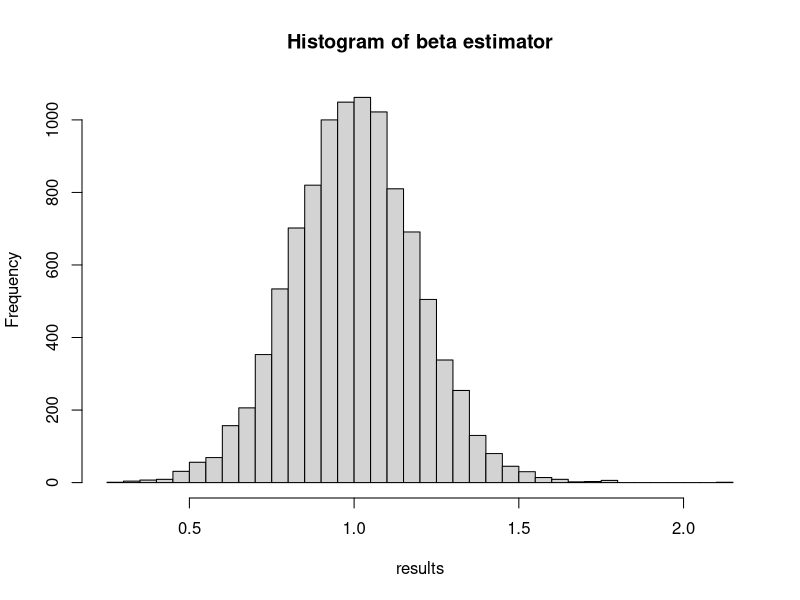
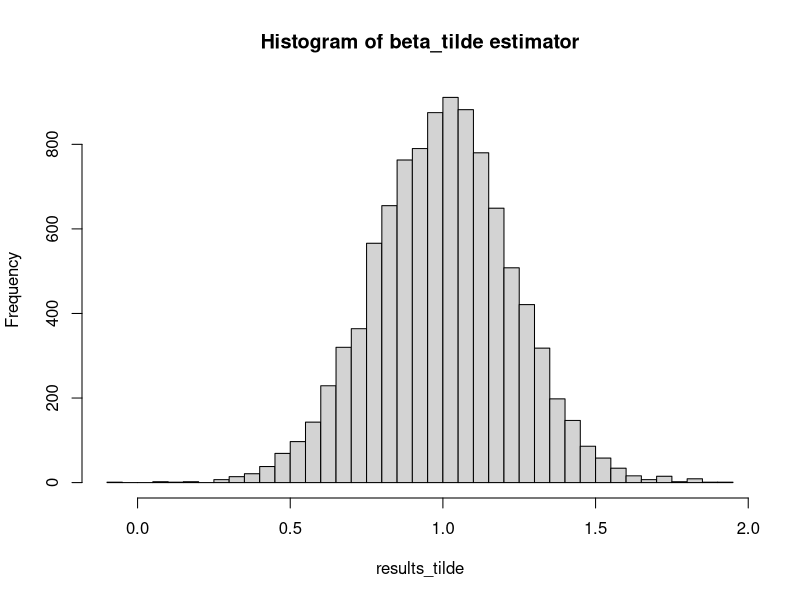

Reproduce these figures in R, in order.
## ---- chunk 1
set.seed(123)
n <- 30
x <- rnorm(n)
u <- rnorm(n)
y <- 1 * x + u
## ---- chunk 2
beta_tilde <- sum(x^3 * y) / sum(x^4)
beta <- sum(x * y) / sum(x^2)
print(beta_tilde)
print(beta)
## ---- chunk 3
r <- 10000
results <- numeric(r)
results_tilde <- numeric(r)
for (i in 1:r) {
    x <- rnorm(n)
    u <- rnorm(n)
    y <- 1 * x + u
    results[i] <- sum(x * y) / sum(x^2)
    results_tilde[i] <- sum(x^3 * y) / sum(x^4)
}
## ---- chunk 4
hist(results, breaks = 50, main = "Histogram of beta estimator")
hist(results_tilde, breaks = 50, main = "Histogram of beta_tilde estimator")
## ---- chunk 5
print(mean(results))
print(mean(results_tilde))
## ---- chunk 6
print(var(results))
print(var(results_tilde))
